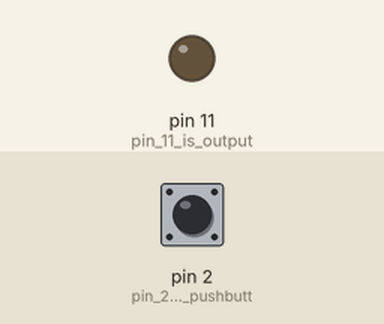
The sketch below on a simulated Arduino Uno, built with avr-gcc and run on an emulated ATmega328P. On the bench: output pins drawn as LEDs (lit = HIGH). Inputs (shaded band) come from the test bench; at power-on: pin 2 (pin_2_is_input_-_pushbutt) LOW.

Above: at 1.2 s.
1.3 s: pin 2 (pin_2_is_input_-_pushbutt) pulled HIGH for 0.15 s
At 2.4 s:
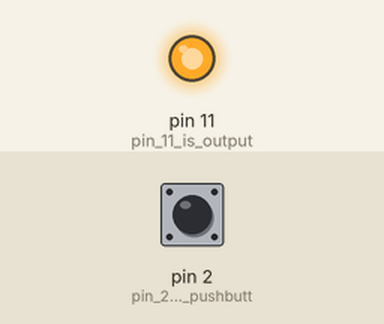
2.9 s: pin 2 (pin_2_is_input_-_pushbutt) pulled HIGH for 1 s
At 3.6 s:
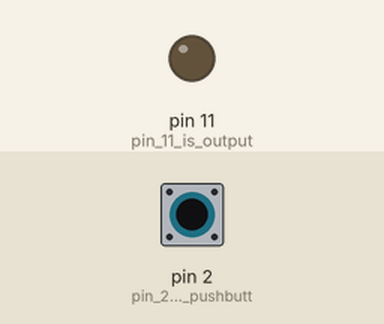
5.4 s: pin 2 (pin_2_is_input_-_pushbutt) pulled HIGH for 3.2 s
At 6.8 s:
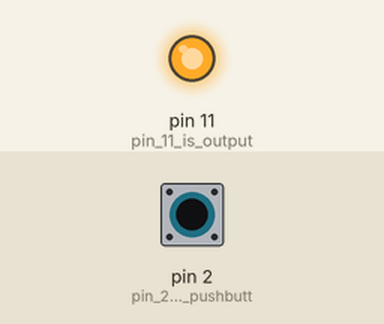
Timing chart, 0 to 8.4 s (numbered marks = the images above; inputs shaded):
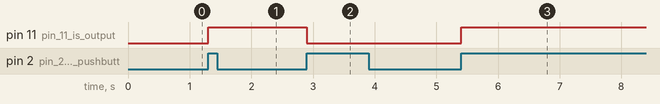

The sketch:

switch_interrupt.ino
```cpp
volatile byte state = LOW;
void setup()
{
  pinMode(11, OUTPUT); // pin 11 is output
  pinMode(2, INPUT);  // pin 2 is input - pushbutton
  attachInterrupt(digitalPinToInterrupt(2), blink, RISING);
}

void loop()
{

}

void blink()
{
  state = !state; // state is a temp variable which stores the state of led
  digitalWrite(11,state);
  delay(500);
}
```

Measured:
- after the input at 1.3 s, pin 11 (pin_11_is_output): LOW → HIGH at once
- after the input at 2.9 s, pin 11 (pin_11_is_output): HIGH → LOW at once
- after the input at 5.4 s, pin 11 (pin_11_is_output): LOW → HIGH at once
